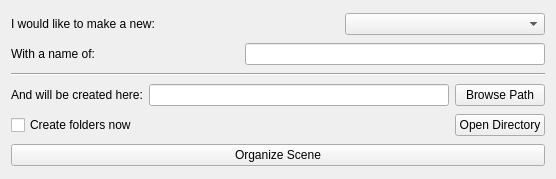
<?xml version="1.0" encoding="UTF-8"?>
<ui version="4.0">
 <class>wizard_Form</class>
 <widget class="QWidget" name="wizard_Form">
  <property name="geometry">
   <rect>
    <x>0</x>
    <y>0</y>
    <width>548</width>
    <height>179</height>
   </rect>
  </property>
  <property name="windowTitle">
   <string>Tim</string>
  </property>
  <layout class="QVBoxLayout" name="verticalLayout">
   <item>
    <layout class="QHBoxLayout" name="asset_select_horizontalLayout">
     <item>
      <widget class="QLabel" name="asset_select_label">
       <property name="text">
        <string>I would like to make a new:</string>
       </property>
      </widget>
     </item>
     <item>
      <spacer name="asset_select_horizontalSpacer">
       <property name="orientation">
        <enum>Qt::Horizontal</enum>
       </property>
       <property name="sizeHint" stdset="0">
        <size>
         <width>40</width>
         <height>20</height>
        </size>
       </property>
      </spacer>
     </item>
     <item>
      <widget class="QComboBox" name="asset_select_comboBox">
       <property name="minimumSize">
        <size>
         <width>200</width>
         <height>0</height>
        </size>
       </property>
      </widget>
     </item>
    </layout>
   </item>
   <item>
    <layout class="QHBoxLayout" name="name_horizontalLayout">
     <item>
      <widget class="QLabel" name="name_label">
       <property name="text">
        <string>With a name of:</string>
       </property>
      </widget>
     </item>
     <item>
      <spacer name="name_horizontalSpacer">
       <property name="orientation">
        <enum>Qt::Horizontal</enum>
       </property>
       <property name="sizeHint" stdset="0">
        <size>
         <width>40</width>
         <height>20</height>
        </size>
       </property>
      </spacer>
     </item>
     <item>
      <widget class="QLineEdit" name="name_lineEdit">
       <property name="minimumSize">
        <size>
         <width>300</width>
         <height>0</height>
        </size>
       </property>
      </widget>
     </item>
    </layout>
   </item>
   <item>
    <layout class="QVBoxLayout" name="modular_ui_verticalLayout"/>
   </item>
   <item>
    <widget class="Line" name="ui_break_line">
     <property name="orientation">
      <enum>Qt::Horizontal</enum>
     </property>
    </widget>
   </item>
   <item>
    <layout class="QHBoxLayout" name="export_dir_horizontalLayout">
     <item>
      <widget class="QLabel" name="export_dir_label">
       <property name="maximumSize">
        <size>
         <width>140</width>
         <height>16777215</height>
        </size>
       </property>
       <property name="text">
        <string>And will be created here:</string>
       </property>
      </widget>
     </item>
     <item>
      <widget class="QLineEdit" name="export_dir_lineEdit">
       <property name="minimumSize">
        <size>
         <width>300</width>
         <height>0</height>
        </size>
       </property>
      </widget>
     </item>
     <item>
      <widget class="QPushButton" name="export_dir_browse_pushButton">
       <property name="minimumSize">
        <size>
         <width>90</width>
         <height>0</height>
        </size>
       </property>
       <property name="toolTip">
        <string>Override the automatically generated path.</string>
       </property>
       <property name="text">
        <string>Browse Path</string>
       </property>
      </widget>
     </item>
    </layout>
   </item>
   <item>
    <layout class="QHBoxLayout" name="horizontalLayout">
     <item>
      <widget class="QCheckBox" name="create_now_checkBox">
       <property name="toolTip">
        <string>If the directory structure should be built out now. This will not export any files, but will generate the folder structure for this asset.</string>
       </property>
       <property name="text">
        <string>Create folders now</string>
       </property>
      </widget>
     </item>
     <item>
      <spacer name="horizontalSpacer">
       <property name="orientation">
        <enum>Qt::Horizontal</enum>
       </property>
       <property name="sizeHint" stdset="0">
        <size>
         <width>40</width>
         <height>20</height>
        </size>
       </property>
      </spacer>
     </item>
     <item>
      <widget class="QPushButton" name="explore_to_pushButton">
       <property name="minimumSize">
        <size>
         <width>90</width>
         <height>0</height>
        </size>
       </property>
       <property name="text">
        <string>Open Directory</string>
       </property>
      </widget>
     </item>
    </layout>
   </item>
   <item>
    <widget class="QPushButton" name="organize_pushButton">
     <property name="toolTip">
      <string>Create a group to organize this new asset. Optionally create the directory structure as well.</string>
     </property>
     <property name="text">
      <string>Organize Scene</string>
     </property>
    </widget>
   </item>
  </layout>
 </widget>
 <resources/>
 <connections/>
</ui>
